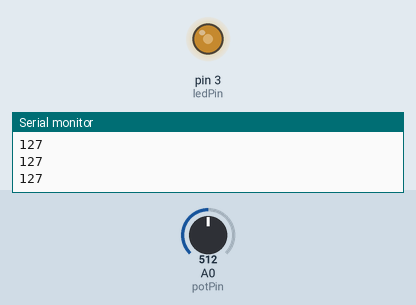
Simulated run of this sketch. Board: Arduino Uno, built with avr-gcc and run on an emulated ATmega328P. Parts: output pins drawn as LEDs (lit = HIGH), the last lines printed to the serial monitor. The test bench sets the inputs (shaded band); at power-on: A0 (potPin) = 512.

Above: at 1.2 s.
1.3 s: A0 (potPin) set to 716
At 2.5 s:
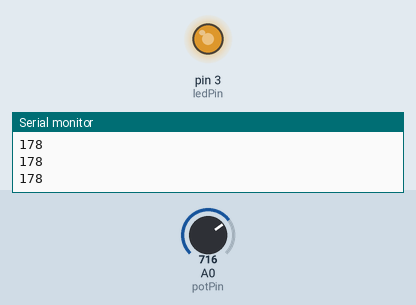
2.8 s: A0 (potPin) set to 900
At 4.0 s:
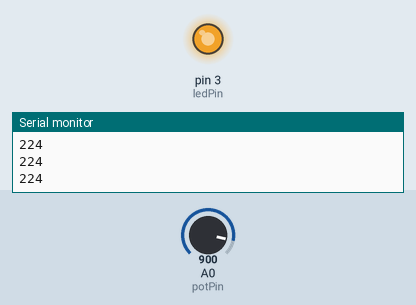
4.3 s: A0 (potPin) set to 122
At 5.5 s:
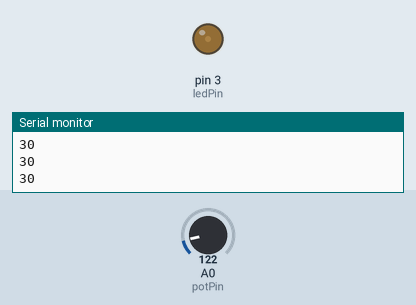
5.8 s: A0 (potPin) set to 0
At 7.0 s:
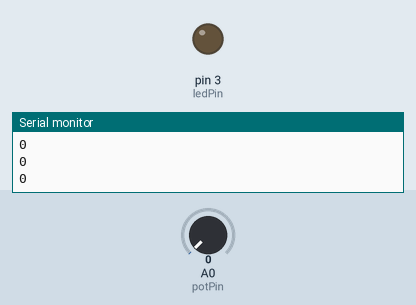
7.3 s: A0 (potPin) set to 511
At 8.5 s:
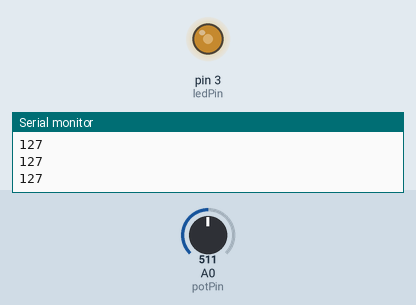
Timing chart, 0 to 9.8 s (numbered marks = the images above; inputs shaded):
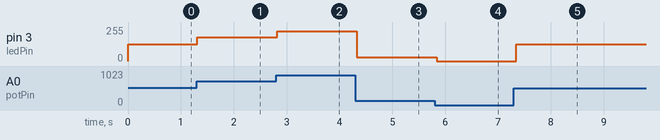

The sketch:

Reguleeritav.ino
```cpp
int potPin = A0;
int ledPin = 3;

// the setup function runs once when you press reset or power the board
void setup() {
  Serial.begin(9600);
  pinMode(potPin, INPUT);
  pinMode(ledPin, OUTPUT);
}

// the loop function runs over and over again forever
void loop() {
  int potValue = analogRead(potPin); // 0-1023 = 0V - 5V
  int mappedValue = map(potValue,0,1023,0,255);
  Serial.println(mappedValue);
  analogWrite(ledPin, mappedValue);
  delay(50);
}
```

Measured:
- after the input at 1.3 s, pin 3 (ledPin): 127/255 → 178/255 at once
- after the input at 2.8 s, pin 3 (ledPin): 178/255 → 224/255 at once
- after the input at 4.3 s, pin 3 (ledPin): 224/255 → 30/255 at once
- after the input at 5.8 s, pin 3 (ledPin): 30/255 → 0/255 at once
- after the input at 7.3 s, pin 3 (ledPin): 0/255 → 127/255 after 0.05 s
